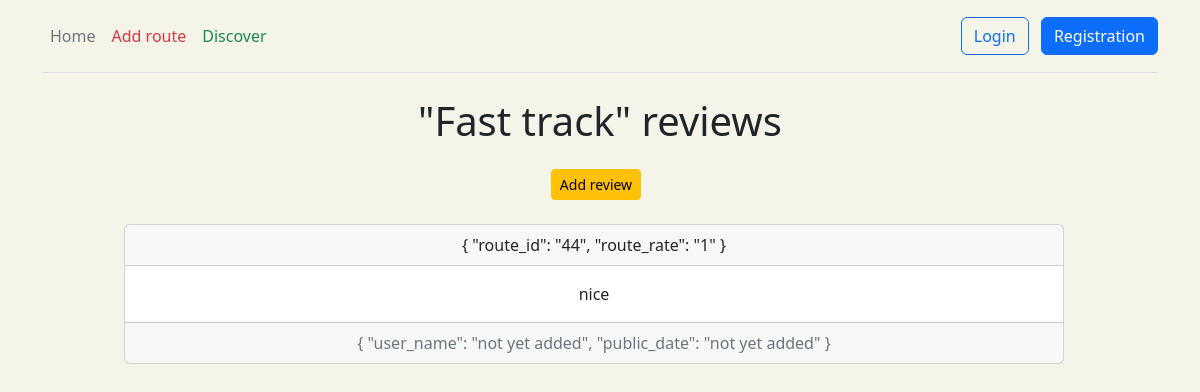
Page /route/44/review on the earlier database version.
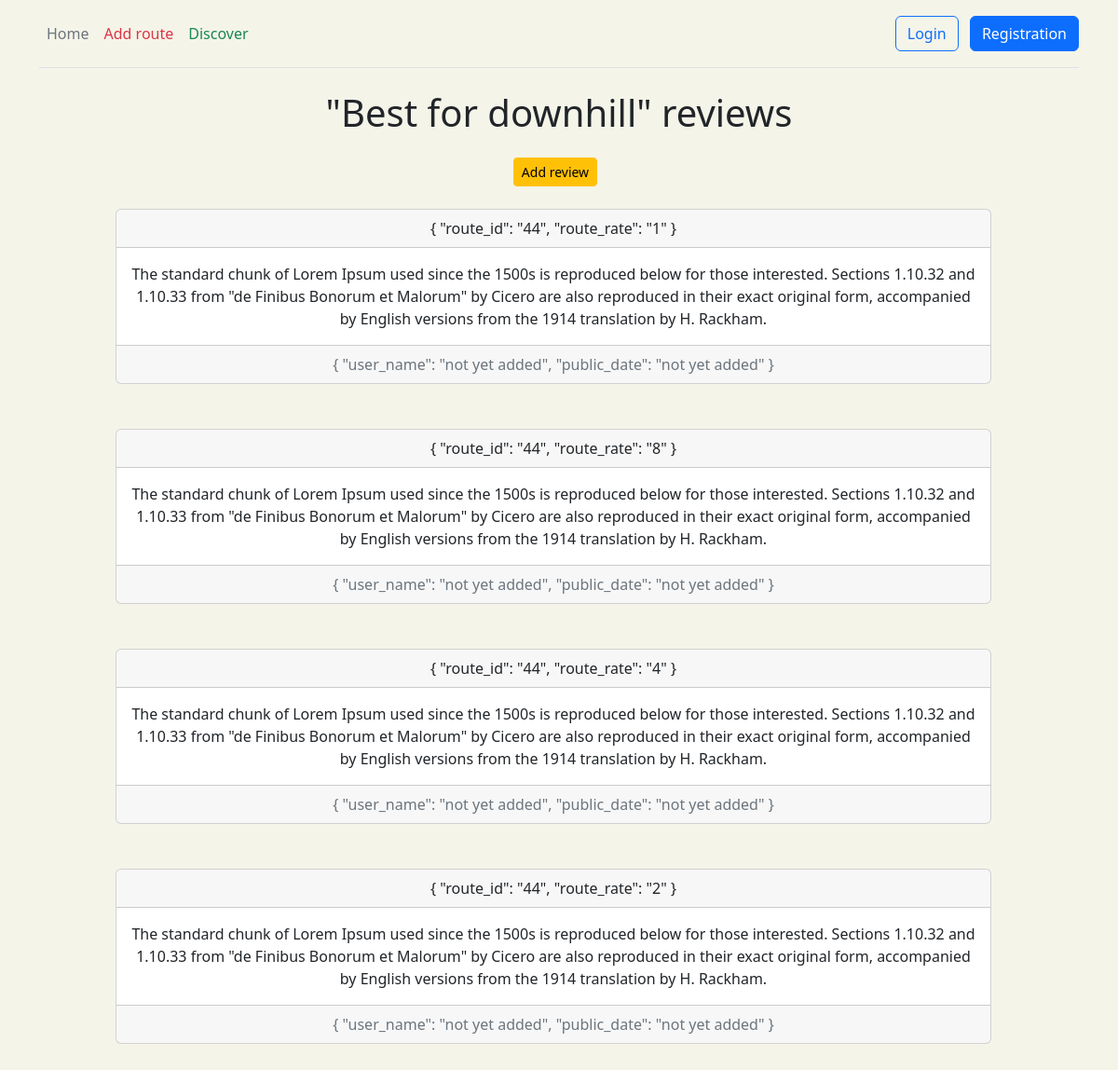
Same page on the later database version.
### route/models.py (models this page shows, shortened)
class Review(models.Model):
    route_id = models.ForeignKey(Route, on_delete=models.CASCADE)
    route_review = models.TextField()
    route_rate = models.IntegerField()
    class Meta:
        verbose_name = 'Review'
        verbose_name_plural = 'Reviews'

class Route(models.Model):
    class RouteType(models.TextChoices):
        bicycle_route = 'cycling', gettext_lazy('cycling')
        hiking_route = 'hiking', gettext_lazy('hiking')
    route_name = models.CharField(max_length=255, null=True)
    route_type = models.CharField(max_length=50, choices=RouteType.choices, default=RouteType.hiking_route)
    departure = models.IntegerField()
    stopping = models.CharField(max_length=50, null=True)
    destination = models.IntegerField()
    country = models.CharField(max_length=50)
    location = models.CharField(max_length=50)
    description = models.TextField()
    duration = models.IntegerField()
    class Meta:
        verbose_name = 'Route'
        verbose_name_plural = 'Routes'

### route/views.py (the view)
# urls.py: path('<int:route_id>/review', views.review, name='review'),
def review(request, route_id):
    result = models.Review.objects.filter(route_id=route_id).select_related('route_id').all()
    if result.exists():
        return render(request, 'route/review.html', {'result': result})
    else:
        return render(request, 'route/does_not_exist.html', {'result': 'Reviews do not exist (msg from views)'})

### templates/route/review.html (shortened to what this page needs)
{% extends 'main/layout.html' %}
{% block content %}
    <div class="container text-center">
        <h1 class="mb-4">"{{ result.0.route_id.route_name }}" reviews</h1>
        <div class="row">
            <div class="mb-4">
                <a href="{% url 'route:add_review' result.0.route_id_id %}"
                   class="btn btn-sm btn-warning flex-shrink-0 me-2">Add review</a>
            </div>
            <ul class="list-group">
                {% for itm in result %}
                    <div class="card text-center col-md-10 mx-auto mb-5">
                        <div class="card-header">
                            {
                            "route_id": "{{ itm.route_id_id }}",
                            "route_rate": "{{ itm.route_rate }}"
                            }
                        </div>
                        <div class="card-body">
                            <p class="card-text">{{ itm.route_review }}</p>
                        </div>
                        <div class="card-footer text-muted">
                            {
                            "user_name": "not yet added",
                            "public_date": "not yet added"
                            }
                        </div>
                    </div>
                {% endfor %}
            </ul>
        </div>
    </div>
{% endblock %}

### templates/main/layout.html (shortened to what this page needs)
{% load static %}
<!DOCTYPE html>
<html lang="en">
<head>
    <link href="https://cdn.jsdelivr.net/npm/bootstrap@5.2.1/dist/css/bootstrap.min.css" rel="stylesheet"
>
    <link href="/static/main/css/layout.css" rel="stylesheet">
</head>
<body>
<div class="container">
    <header class="d-flex flex-wrap align-items-center justify-content-center justify-content-md-between py-3 mb-4 border-bottom">
        <ul class="nav col-12 col-md-auto mb-2 justify-content-center mb-md-0">
            <li><a href="{% url 'main:home' %}" class="nav-link px-2 link-secondary">Home</a></li>
            <li><a href="{% url 'route:add_route' %}" class="nav-link px-2 link-danger">Add route</a></li>
            <li><a href="{% url 'route:discover' %}" class="nav-link px-2 link-success">Discover</a></li>
        </ul>
        <div class="col-md-3 text-end">
            {% if request.user.is_authenticated %}
                <a href="{% url 'account:logout' %}" type="button" class="btn btn-outline-primary me-2">Logout</a>
            {% else %}
                <a href="{% url 'account:login' %}" type="button" class="btn btn-outline-primary me-2">Login</a>
                <a href="{% url 'account:registration' %}" type="button" class="btn btn-primary">Registration</a>
            {% endif %}
        </div>
    </header>
</div>
{% block content %}{% endblock %}
</body>
</html>

### static/main/css/layout.css (style rules this page uses)
body { background-color: #f5f4e9; }

Differences in the rows shown:
changed Review: route_id.route_name "Fast track" → "Best for downhill"; route_review "nice" → "The standard chunk of Lorem Ipsum used since the 1500s is reproduced below for those interested. Sections 1.10.32 and 1.10.33 from \"de Finibus Bonorum et Malorum\" by Cicero are also reproduced in their exact original form, accompanied by English versions from the 1914 translation by H. Rackham."
added Review: route_id_id "44", route_rate "8", route_review "The standard chunk of Lorem Ipsum used since the 1500s is reproduced below for those interested. Sections 1.10.32 and 1.10.33 from \"de Finibus Bonorum et Malorum\" by Cicero are also reproduced in their exact original form, accompanied by English versions from the 1914 translation by H. Rackham."
added Review: route_id_id "44", route_rate "4", route_review "The standard chunk of Lorem Ipsum used since the 1500s is reproduced below for those interested. Sections 1.10.32 and 1.10.33 from \"de Finibus Bonorum et Malorum\" by Cicero are also reproduced in their exact original form, accompanied by English versions from the 1914 translation by H. Rackham."
added Review: route_id_id "44", route_rate "2", route_review "The standard chunk of Lorem Ipsum used since the 1500s is reproduced below for those interested. Sections 1.10.32 and 1.10.33 from \"de Finibus Bonorum et Malorum\" by Cicero are also reproduced in their exact original form, accompanied by English versions from the 1914 translation by H. Rackham."
